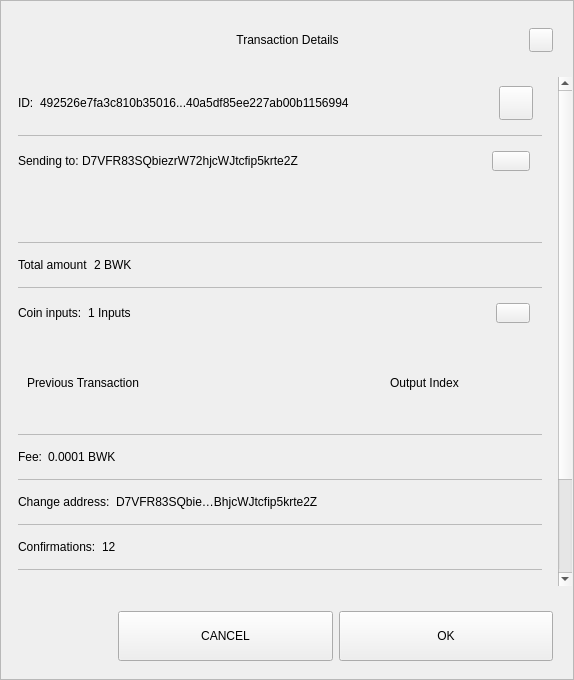
<?xml version="1.0" encoding="UTF-8"?>
<ui version="4.0">
 <class>TxDetailDialog</class>
 <widget class="QWidget" name="TxDetailDialog">
  <property name="geometry">
   <rect>
    <x>0</x>
    <y>0</y>
    <width>574</width>
    <height>680</height>
   </rect>
  </property>
  <property name="minimumSize">
   <size>
    <width>574</width>
    <height>455</height>
   </size>
  </property>
  <property name="windowTitle">
   <string>Form</string>
  </property>
  <property name="styleSheet">
   <string notr="true"/>
  </property>
  <layout class="QVBoxLayout" name="verticalLayout_3">
   <property name="spacing">
    <number>0</number>
   </property>
   <property name="leftMargin">
    <number>0</number>
   </property>
   <property name="topMargin">
    <number>0</number>
   </property>
   <property name="rightMargin">
    <number>0</number>
   </property>
   <property name="bottomMargin">
    <number>0</number>
   </property>
   <item>
    <widget class="QFrame" name="frame">
     <property name="styleSheet">
      <string notr="true"/>
     </property>
     <property name="frameShape">
      <enum>QFrame::StyledPanel</enum>
     </property>
     <property name="frameShadow">
      <enum>QFrame::Raised</enum>
     </property>
     <layout class="QVBoxLayout" name="verticalLayout">
      <property name="leftMargin">
       <number>0</number>
      </property>
      <property name="rightMargin">
       <number>0</number>
      </property>
      <item>
       <layout class="QHBoxLayout" name="horizontalLayout_3">
        <property name="spacing">
         <number>0</number>
        </property>
        <property name="leftMargin">
         <number>20</number>
        </property>
        <property name="topMargin">
         <number>10</number>
        </property>
        <property name="rightMargin">
         <number>20</number>
        </property>
        <item>
         <spacer name="horizontalSpacer_1">
          <property name="orientation">
           <enum>Qt::Horizontal</enum>
          </property>
          <property name="sizeHint" stdset="0">
           <size>
            <width>40</width>
            <height>20</height>
           </size>
          </property>
         </spacer>
        </item>
        <item>
         <widget class="QLabel" name="labelTitle">
          <property name="minimumSize">
           <size>
            <width>0</width>
            <height>40</height>
           </size>
          </property>
          <property name="maximumSize">
           <size>
            <width>16777215</width>
            <height>40</height>
           </size>
          </property>
          <property name="styleSheet">
           <string notr="true">padding-left:24px;</string>
          </property>
          <property name="text">
           <string>Transaction Details</string>
          </property>
          <property name="alignment">
           <set>Qt::AlignCenter</set>
          </property>
          <property name="margin">
           <number>7</number>
          </property>
         </widget>
        </item>
        <item>
         <spacer name="horizontalSpacer_2">
          <property name="orientation">
           <enum>Qt::Horizontal</enum>
          </property>
          <property name="sizeHint" stdset="0">
           <size>
            <width>40</width>
            <height>20</height>
           </size>
          </property>
         </spacer>
        </item>
        <item>
         <widget class="QPushButton" name="btnEsc">
          <property name="minimumSize">
           <size>
            <width>24</width>
            <height>24</height>
           </size>
          </property>
          <property name="maximumSize">
           <size>
            <width>24</width>
            <height>24</height>
           </size>
          </property>
          <property name="text">
           <string/>
          </property>
         </widget>
        </item>
       </layout>
      </item>
      <item>
       <spacer name="verticalSpacer">
        <property name="orientation">
         <enum>Qt::Vertical</enum>
        </property>
        <property name="sizeType">
         <enum>QSizePolicy::Fixed</enum>
        </property>
        <property name="sizeHint" stdset="0">
         <size>
          <width>20</width>
          <height>10</height>
         </size>
        </property>
       </spacer>
      </item>
      <item>
       <widget class="QWidget" name="layoutScroll" native="true">
        <property name="minimumSize">
         <size>
          <width>0</width>
          <height>0</height>
         </size>
        </property>
        <layout class="QVBoxLayout" name="verticalLayout_4">
         <property name="leftMargin">
          <number>0</number>
         </property>
         <property name="topMargin">
          <number>0</number>
         </property>
         <property name="rightMargin">
          <number>0</number>
         </property>
         <item>
          <widget class="QScrollArea" name="scrollArea">
           <property name="styleSheet">
            <string notr="true">#scrollArea {
background:transparent;
}</string>
           </property>
           <property name="horizontalScrollBarPolicy">
            <enum>Qt::ScrollBarAlwaysOff</enum>
           </property>
           <property name="sizeAdjustPolicy">
            <enum>QAbstractScrollArea::AdjustIgnored</enum>
           </property>
           <property name="widgetResizable">
            <bool>true</bool>
           </property>
           <property name="alignment">
            <set>Qt::AlignLeading|Qt::AlignLeft|Qt::AlignTop</set>
           </property>
           <widget class="QWidget" name="scrollAreaWidgetContents">
            <property name="geometry">
             <rect>
              <x>0</x>
              <y>0</y>
              <width>556</width>
              <height>650</height>
             </rect>
            </property>
            <property name="autoFillBackground">
             <bool>false</bool>
            </property>
            <property name="styleSheet">
             <string notr="true">#scrollAreaWidgetContents {
background:transparent;
}</string>
            </property>
            <layout class="QVBoxLayout" name="verticalLayout_7">
             <property name="spacing">
              <number>0</number>
             </property>
             <property name="sizeConstraint">
              <enum>QLayout::SetDefaultConstraint</enum>
             </property>
             <property name="leftMargin">
              <number>0</number>
             </property>
             <property name="topMargin">
              <number>0</number>
             </property>
             <property name="rightMargin">
              <number>0</number>
             </property>
             <property name="bottomMargin">
              <number>0</number>
             </property>
             <item>
              <widget class="QWidget" name="content" native="true">
               <layout class="QVBoxLayout" name="verticalLayout_2">
                <property name="leftMargin">
                 <number>16</number>
                </property>
                <property name="topMargin">
                 <number>0</number>
                </property>
                <property name="rightMargin">
                 <number>16</number>
                </property>
                <item>
                 <widget class="QWidget" name="contentID" native="true">
                  <layout class="QHBoxLayout" name="horizontalLayout_12" stretch="0,1,0">
                   <property name="leftMargin">
                    <number>0</number>
                   </property>
                   <item>
                    <widget class="QLabel" name="labelId">
                     <property name="maximumSize">
                      <size>
                       <width>16777215</width>
                       <height>16777215</height>
                      </size>
                     </property>
                     <property name="text">
                      <string>ID:</string>
                     </property>
                    </widget>
                   </item>
                   <item>
                    <widget class="QLabel" name="textId">
                     <property name="text">
                      <string>492526e7fa3c810b35016...40a5df85ee227ab00b1156994</string>
                     </property>
                    </widget>
                   </item>
                   <item>
                    <widget class="QPushButton" name="pushCopy">
                     <property name="minimumSize">
                      <size>
                       <width>34</width>
                       <height>34</height>
                      </size>
                     </property>
                     <property name="maximumSize">
                      <size>
                       <width>34</width>
                       <height>34</height>
                      </size>
                     </property>
                     <property name="text">
                      <string/>
                     </property>
                     <property name="iconSize">
                      <size>
                       <width>24</width>
                       <height>24</height>
                      </size>
                     </property>
                    </widget>
                   </item>
                  </layout>
                 </widget>
                </item>
                <item>
                 <widget class="QLabel" name="labelDivider9">
                  <property name="maximumSize">
                   <size>
                    <width>16777215</width>
                    <height>1</height>
                   </size>
                  </property>
                  <property name="styleSheet">
                   <string notr="true">background-color:#bababa;</string>
                  </property>
                  <property name="text">
                   <string/>
                  </property>
                 </widget>
                </item>
                <item>
                 <widget class="QWidget" name="contentOutputs" native="true">
                  <layout class="QHBoxLayout" name="horizontalLayout_11" stretch="0,3,0">
                   <property name="spacing">
                    <number>0</number>
                   </property>
                   <property name="leftMargin">
                    <number>0</number>
                   </property>
                   <property name="rightMargin">
                    <number>12</number>
                   </property>
                   <item>
                    <widget class="QLabel" name="labelSend">
                     <property name="maximumSize">
                      <size>
                       <width>16777215</width>
                       <height>16777215</height>
                      </size>
                     </property>
                     <property name="text">
                      <string>Sending to: </string>
                     </property>
                    </widget>
                   </item>
                   <item>
                    <widget class="QLabel" name="textSend">
                     <property name="text">
                      <string>D7VFR83SQbiezrW72hjcWJtcfip5krte2Z </string>
                     </property>
                    </widget>
                   </item>
                   <item>
                    <widget class="QPushButton" name="pushOutputs">
                     <property name="minimumSize">
                      <size>
                       <width>34</width>
                       <height>20</height>
                      </size>
                     </property>
                     <property name="maximumSize">
                      <size>
                       <width>38</width>
                       <height>20</height>
                      </size>
                     </property>
                     <property name="styleSheet">
                      <string notr="true"/>
                     </property>
                     <property name="text">
                      <string/>
                     </property>
                    </widget>
                   </item>
                  </layout>
                 </widget>
                </item>
                <item>
                 <widget class="QScrollArea" name="outputsScrollArea">
                  <property name="minimumSize">
                   <size>
                    <width>0</width>
                    <height>50</height>
                   </size>
                  </property>
                  <property name="styleSheet">
                   <string notr="true">#outputsScrollArea {
background:transparent;
}</string>
                  </property>
                  <property name="widgetResizable">
                   <bool>true</bool>
                  </property>
                  <widget class="QWidget" name="container_outputs_base">
                   <property name="geometry">
                    <rect>
                     <x>0</x>
                     <y>0</y>
                     <width>522</width>
                     <height>48</height>
                    </rect>
                   </property>
                   <property name="styleSheet">
                    <string notr="true">#container_outputs_base {
background:transparent;
}</string>
                   </property>
                  </widget>
                 </widget>
                </item>
                <item>
                 <widget class="QLabel" name="labelDivider8">
                  <property name="maximumSize">
                   <size>
                    <width>16777215</width>
                    <height>1</height>
                   </size>
                  </property>
                  <property name="styleSheet">
                   <string notr="true">background-color:#bababa;</string>
                  </property>
                  <property name="text">
                   <string/>
                  </property>
                 </widget>
                </item>
                <item>
                 <widget class="QWidget" name="contentAmount" native="true">
                  <layout class="QHBoxLayout" name="horizontalLayout_4" stretch="0,1">
                   <property name="leftMargin">
                    <number>0</number>
                   </property>
                   <item>
                    <widget class="QLabel" name="labelAmount">
                     <property name="maximumSize">
                      <size>
                       <width>16777215</width>
                       <height>16777215</height>
                      </size>
                     </property>
                     <property name="text">
                      <string>Total amount</string>
                     </property>
                    </widget>
                   </item>
                   <item>
                    <widget class="QLabel" name="textAmount">
                     <property name="text">
                      <string>2 BWK</string>
                     </property>
                    </widget>
                   </item>
                  </layout>
                 </widget>
                </item>
                <item>
                 <widget class="QLabel" name="labelDivider6">
                  <property name="maximumSize">
                   <size>
                    <width>16777215</width>
                    <height>1</height>
                   </size>
                  </property>
                  <property name="styleSheet">
                   <string notr="true">background-color:#bababa;</string>
                  </property>
                  <property name="text">
                   <string/>
                  </property>
                 </widget>
                </item>
                <item>
                 <widget class="QWidget" name="contentInputs" native="true">
                  <layout class="QHBoxLayout" name="horizontalLayout" stretch="0,2,0">
                   <property name="leftMargin">
                    <number>0</number>
                   </property>
                   <property name="rightMargin">
                    <number>12</number>
                   </property>
                   <item>
                    <widget class="QLabel" name="labelInputs">
                     <property name="sizePolicy">
                      <sizepolicy hsizetype="Minimum" vsizetype="Preferred">
                       <horstretch>0</horstretch>
                       <verstretch>0</verstretch>
                      </sizepolicy>
                     </property>
                     <property name="maximumSize">
                      <size>
                       <width>16777215</width>
                       <height>16777215</height>
                      </size>
                     </property>
                     <property name="text">
                      <string>Coin inputs:</string>
                     </property>
                    </widget>
                   </item>
                   <item>
                    <widget class="QLabel" name="textInputs">
                     <property name="text">
                      <string>1 Inputs</string>
                     </property>
                    </widget>
                   </item>
                   <item>
                    <widget class="QPushButton" name="pushInputs">
                     <property name="maximumSize">
                      <size>
                       <width>34</width>
                       <height>20</height>
                      </size>
                     </property>
                     <property name="styleSheet">
                      <string notr="true"/>
                     </property>
                     <property name="text">
                      <string/>
                     </property>
                    </widget>
                   </item>
                  </layout>
                 </widget>
                </item>
                <item>
                 <widget class="QFrame" name="gridInputs">
                  <property name="sizePolicy">
                   <sizepolicy hsizetype="Preferred" vsizetype="MinimumExpanding">
                    <horstretch>0</horstretch>
                    <verstretch>0</verstretch>
                   </sizepolicy>
                  </property>
                  <property name="minimumSize">
                   <size>
                    <width>0</width>
                    <height>90</height>
                   </size>
                  </property>
                  <layout class="QGridLayout" name="gridLayoutInput" columnstretch="5,2" rowminimumheight="0">
                   <property name="sizeConstraint">
                    <enum>QLayout::SetMaximumSize</enum>
                   </property>
                   <property name="verticalSpacing">
                    <number>0</number>
                   </property>
                   <item row="0" column="0" alignment="Qt::AlignLeft">
                    <widget class="QLabel" name="labelTitlePrevTx">
                     <property name="text">
                      <string>Previous Transaction</string>
                     </property>
                    </widget>
                   </item>
                   <item row="0" column="1" alignment="Qt::AlignLeft">
                    <widget class="QLabel" name="labelOutputIndex">
                     <property name="text">
                      <string>Output Index</string>
                     </property>
                     <property name="alignment">
                      <set>Qt::AlignCenter</set>
                     </property>
                    </widget>
                   </item>
                  </layout>
                 </widget>
                </item>
                <item>
                 <widget class="QLabel" name="labelDivider1">
                  <property name="maximumSize">
                   <size>
                    <width>16777215</width>
                    <height>1</height>
                   </size>
                  </property>
                  <property name="styleSheet">
                   <string notr="true">background-color:#bababa;</string>
                  </property>
                  <property name="text">
                   <string/>
                  </property>
                 </widget>
                </item>
                <item>
                 <widget class="QWidget" name="contentFee" native="true">
                  <layout class="QHBoxLayout" name="horizontalLayout_7" stretch="0,1">
                   <property name="leftMargin">
                    <number>0</number>
                   </property>
                   <item>
                    <widget class="QLabel" name="labelFee">
                     <property name="maximumSize">
                      <size>
                       <width>16777215</width>
                       <height>16777215</height>
                      </size>
                     </property>
                     <property name="text">
                      <string>Fee:</string>
                     </property>
                    </widget>
                   </item>
                   <item>
                    <widget class="QLabel" name="textFee">
                     <property name="text">
                      <string>0.0001 BWK</string>
                     </property>
                    </widget>
                   </item>
                  </layout>
                 </widget>
                </item>
                <item>
                 <widget class="QLabel" name="labelDivider2">
                  <property name="maximumSize">
                   <size>
                    <width>16777215</width>
                    <height>1</height>
                   </size>
                  </property>
                  <property name="styleSheet">
                   <string notr="true">background-color:#bababa;</string>
                  </property>
                  <property name="text">
                   <string/>
                  </property>
                 </widget>
                </item>
                <item>
                 <widget class="QWidget" name="contentChangeAddress" native="true">
                  <layout class="QHBoxLayout" name="horizontalLayout_6" stretch="0,1">
                   <property name="leftMargin">
                    <number>0</number>
                   </property>
                   <item>
                    <widget class="QLabel" name="labelChange">
                     <property name="maximumSize">
                      <size>
                       <width>16777215</width>
                       <height>16777215</height>
                      </size>
                     </property>
                     <property name="text">
                      <string>Change address:</string>
                     </property>
                    </widget>
                   </item>
                   <item>
                    <widget class="QLabel" name="textChange">
                     <property name="text">
                      <string>D7VFR83SQbie…BhjcWJtcfip5krte2Z </string>
                     </property>
                    </widget>
                   </item>
                  </layout>
                 </widget>
                </item>
                <item>
                 <widget class="QLabel" name="labelDivider4">
                  <property name="maximumSize">
                   <size>
                    <width>16777215</width>
                    <height>1</height>
                   </size>
                  </property>
                  <property name="styleSheet">
                   <string notr="true">background-color:#bababa;</string>
                  </property>
                  <property name="text">
                   <string/>
                  </property>
                 </widget>
                </item>
                <item>
                 <widget class="QWidget" name="contentConfirmations" native="true">
                  <layout class="QHBoxLayout" name="horizontalLayout_8" stretch="0,1">
                   <property name="leftMargin">
                    <number>0</number>
                   </property>
                   <item>
                    <widget class="QLabel" name="labelConfirmations">
                     <property name="maximumSize">
                      <size>
                       <width>16777215</width>
                       <height>16777215</height>
                      </size>
                     </property>
                     <property name="text">
                      <string>Confirmations:</string>
                     </property>
                    </widget>
                   </item>
                   <item>
                    <widget class="QLabel" name="textConfirmations">
                     <property name="text">
                      <string>12</string>
                     </property>
                    </widget>
                   </item>
                  </layout>
                 </widget>
                </item>
                <item>
                 <widget class="QLabel" name="labelDivider7">
                  <property name="maximumSize">
                   <size>
                    <width>16777215</width>
                    <height>1</height>
                   </size>
                  </property>
                  <property name="styleSheet">
                   <string notr="true">background-color:#bababa;</string>
                  </property>
                  <property name="text">
                   <string/>
                  </property>
                 </widget>
                </item>
                <item>
                 <widget class="QWidget" name="contentSize" native="true">
                  <layout class="QHBoxLayout" name="horizontalLayout_9" stretch="0,1">
                   <property name="leftMargin">
                    <number>0</number>
                   </property>
                   <item>
                    <widget class="QLabel" name="labelSize">
                     <property name="maximumSize">
                      <size>
                       <width>16777215</width>
                       <height>16777215</height>
                      </size>
                     </property>
                     <property name="text">
                      <string>Size:</string>
                     </property>
                    </widget>
                   </item>
                   <item>
                    <widget class="QLabel" name="textSize">
                     <property name="text">
                      <string>2 kB</string>
                     </property>
                    </widget>
                   </item>
                  </layout>
                 </widget>
                </item>
                <item>
                 <widget class="QLabel" name="labelDivider3">
                  <property name="maximumSize">
                   <size>
                    <width>16777215</width>
                    <height>1</height>
                   </size>
                  </property>
                  <property name="styleSheet">
                   <string notr="true">background-color:#bababa;</string>
                  </property>
                  <property name="text">
                   <string/>
                  </property>
                 </widget>
                </item>
                <item>
                 <widget class="QWidget" name="contentDate" native="true">
                  <layout class="QHBoxLayout" name="horizontalLayout_5" stretch="0,1">
                   <property name="leftMargin">
                    <number>0</number>
                   </property>
                   <item>
                    <widget class="QLabel" name="labelDate">
                     <property name="maximumSize">
                      <size>
                       <width>16777215</width>
                       <height>16777215</height>
                      </size>
                     </property>
                     <property name="text">
                      <string>Date:</string>
                     </property>
                    </widget>
                   </item>
                   <item>
                    <widget class="QLabel" name="textDate">
                     <property name="text">
                      <string>May 25, 2017</string>
                     </property>
                    </widget>
                   </item>
                  </layout>
                 </widget>
                </item>
                <item>
                 <widget class="QLabel" name="labelDivider5">
                  <property name="maximumSize">
                   <size>
                    <width>16777215</width>
                    <height>1</height>
                   </size>
                  </property>
                  <property name="styleSheet">
                   <string notr="true">background-color:#bababa;</string>
                  </property>
                  <property name="text">
                   <string/>
                  </property>
                 </widget>
                </item>
                <item>
                 <widget class="QWidget" name="contentStatus" native="true">
                  <layout class="QHBoxLayout" name="horizontalLayout_10" stretch="0,1">
                   <property name="leftMargin">
                    <number>0</number>
                   </property>
                   <item>
                    <widget class="QLabel" name="labelStatus">
                     <property name="maximumSize">
                      <size>
                       <width>16777215</width>
                       <height>16777215</height>
                      </size>
                     </property>
                     <property name="text">
                      <string>Status:</string>
                     </property>
                    </widget>
                   </item>
                   <item>
                    <widget class="QLabel" name="textStatus">
                     <property name="text">
                      <string>Spendable</string>
                     </property>
                    </widget>
                   </item>
                  </layout>
                 </widget>
                </item>
                <item>
                 <spacer name="verticalSpacer_2">
                  <property name="orientation">
                   <enum>Qt::Vertical</enum>
                  </property>
                  <property name="sizeType">
                   <enum>QSizePolicy::Expanding</enum>
                  </property>
                  <property name="sizeHint" stdset="0">
                   <size>
                    <width>20</width>
                    <height>10</height>
                   </size>
                  </property>
                 </spacer>
                </item>
               </layout>
              </widget>
             </item>
            </layout>
           </widget>
          </widget>
         </item>
        </layout>
       </widget>
      </item>
      <item>
       <widget class="QWidget" name="containerButtons" native="true">
        <layout class="QHBoxLayout" name="horizontalLayout1" stretch="1,2,2">
         <property name="leftMargin">
          <number>10</number>
         </property>
         <property name="rightMargin">
          <number>20</number>
         </property>
         <item>
          <spacer name="horizontalSpacer_3">
           <property name="orientation">
            <enum>Qt::Horizontal</enum>
           </property>
           <property name="sizeHint" stdset="0">
            <size>
             <width>40</width>
             <height>20</height>
            </size>
           </property>
          </spacer>
         </item>
         <item>
          <widget class="QPushButton" name="btnCancel">
           <property name="minimumSize">
            <size>
             <width>200</width>
             <height>50</height>
            </size>
           </property>
           <property name="text">
            <string>CANCEL</string>
           </property>
          </widget>
         </item>
         <item>
          <widget class="QPushButton" name="btnSave">
           <property name="minimumSize">
            <size>
             <width>200</width>
             <height>50</height>
            </size>
           </property>
           <property name="text">
            <string>OK</string>
           </property>
          </widget>
         </item>
        </layout>
       </widget>
      </item>
     </layout>
    </widget>
   </item>
  </layout>
 </widget>
 <resources/>
 <connections/>
</ui>
